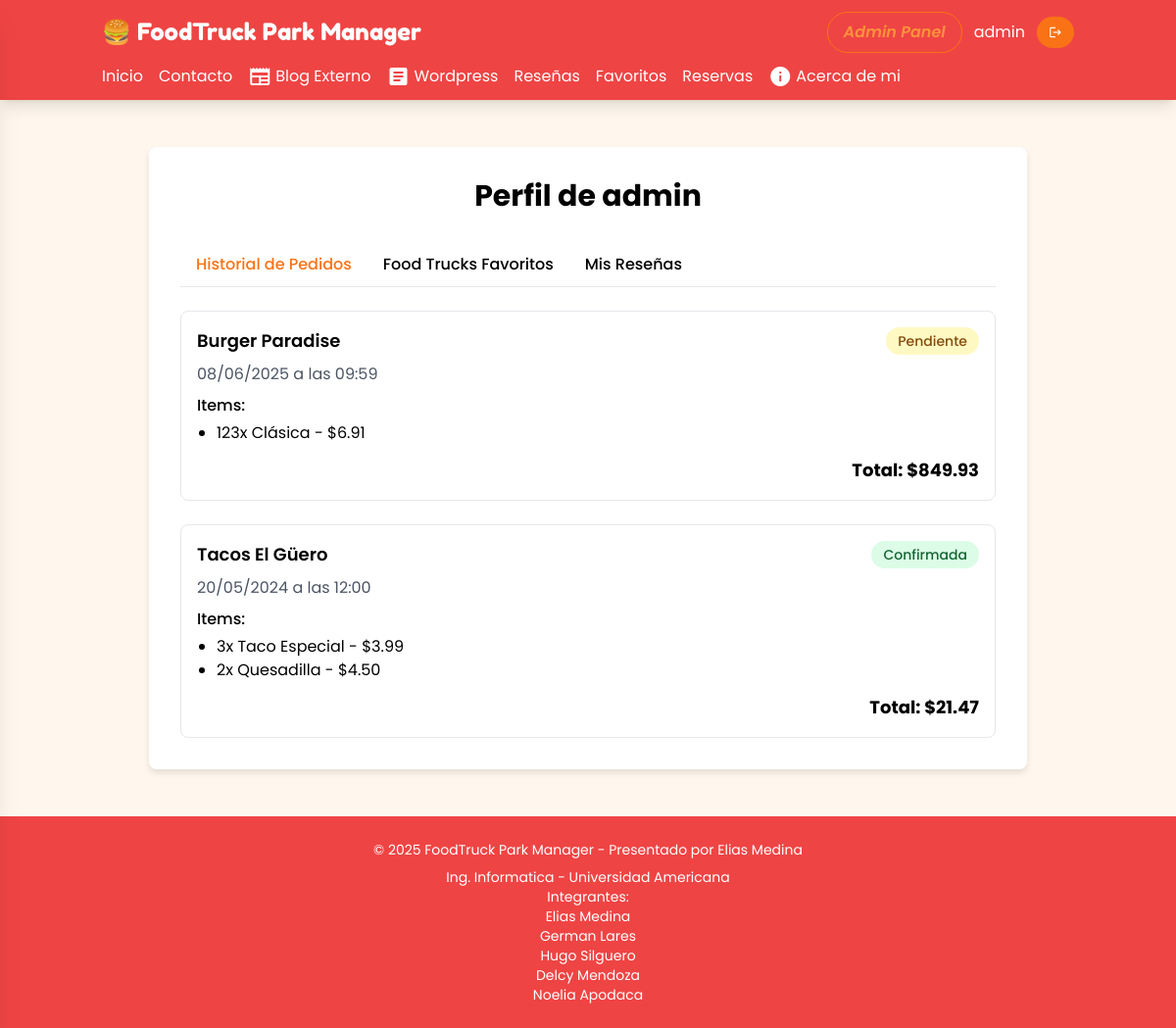
Page /public/perfil.php (signed in) on the committed database.
### tables this page shows
CREATE TABLE `reservas` (
  `id` int(11) NOT NULL,
  `usuario_id` int(11) NOT NULL,
  `foodtruck_id` int(11) NOT NULL,
  `fecha` date NOT NULL,
  `hora` time NOT NULL,
  `total` decimal(10,2) NOT NULL,
  `estado` enum('pendiente','confirmada','cancelada') DEFAULT 'pendiente',
  `fecha_creacion` timestamp NOT NULL DEFAULT current_timestamp()
);

CREATE TABLE `reserva_items` (
  `id` int(11) NOT NULL,
  `reserva_id` int(11) NOT NULL,
  `menu_id` int(11) NOT NULL,
  `cantidad` int(11) NOT NULL,
  `precio_unitario` decimal(10,2) NOT NULL
);

CREATE TABLE `menus` (
  `id` int(11) NOT NULL,
  `foodtruck_id` int(11) NOT NULL,
  `nombre` varchar(100) NOT NULL,
  `descripcion` text DEFAULT NULL,
  `precio` decimal(10,2) NOT NULL,
  `imagen` varchar(255) DEFAULT NULL
);

### src/DAO/ReservaDAO.php (called while the page is built, shortened)
<?php
class ReservaDAO
{
    private $db;
    public function __construct(Database $db)
    {
        $this->db = $db;
    }
    public function getReservasByUsuarioId($usuario_id, $showAll = false)
    {
        $conn = $this->db->getConnection();
        $usuario_id = mysqli_real_escape_string($conn, $usuario_id);
        if ($showAll) {
            $sql = "SELECT r.*, u.nombre AS usuario_nombre
                FROM reservas r
                JOIN usuarios u ON r.usuario_id = u.id
                ORDER BY r.fecha_creacion DESC";
        } else {
            $sql = "SELECT r.*, u.nombre AS usuario_nombre
                FROM reservas r
                JOIN usuarios u ON r.usuario_id = u.id
                WHERE r.usuario_id = '$usuario_id'
                ORDER BY r.fecha_creacion DESC";
        }
        $result = mysqli_query($conn, $sql);
        $reservas = [];
        while ($row = mysqli_fetch_assoc($result)) {
            $reservas[] = $row;
        }
        return $reservas;
    }
    public function getItemsByReservaId($reserva_id)
    {
        $conn = $this->db->getConnection();
        $reserva_id = mysqli_real_escape_string($conn, $reserva_id);
        $sql = "SELECT ri.*, m.nombre AS menu_nombre FROM reserva_items ri
                JOIN menus m ON ri.menu_id = m.id
                WHERE ri.reserva_id = '$reserva_id'";
        $result = mysqli_query($conn, $sql);
        $items = [];
        while ($row = mysqli_fetch_assoc($result)) {
            $items[] = $row;
        }
        return $items;
    }
}
?>

### src/DAO/FoodTruckDAO.php (called while the page is built, shortened)
<?php
class FoodTruckDAO {
    private $db;
    public function __construct(Database $db) {
        $this->db = $db;
    }
    public function getFoodTruckById($id) {
        $conn = $this->db->getConnection();
        $id = mysqli_real_escape_string($conn, $id);
        $sql = "SELECT * FROM foodtrucks WHERE id = '$id' LIMIT 1";
        $result = mysqli_query($conn, $sql);
        $foodTruck = mysqli_fetch_assoc($result);
        $sqlMenu = "SELECT * FROM menus WHERE foodtruck_id = '$id' ORDER BY nombre ASC";
        $resultMenu = mysqli_query($conn, $sqlMenu);
        $menu = [];
        if ($resultMenu) {
            while ($row = mysqli_fetch_assoc($resultMenu)) {
                $menu[] = $row;
            }
        }
        $foodTruck['menu'] = $menu;
        return $foodTruck;
    }
}
?>

### src/DAO/ReviewDAO.php (called while the page is built, shortened)
<?php
class ReviewDAO
{
    private $db;
    public function __construct(Database $db)
    {
        $this->db = $db;
    }
    public function getReviewsByUserId($usuario_id)
    {
        $conn = $this->db->getConnection();
        $stmt = $conn->prepare("SELECT * FROM reviews WHERE usuario_id = ?");
        $stmt->bind_param("i", $usuario_id);
        if (!$stmt->execute()) {
            error_log("Error execute getReviewsByUserId: " . $stmt->error);
            return null;
        }
        $result = $stmt->get_result();
        $reviews = [];
        while ($row = $result->fetch_assoc()) {
            $reviews[] = $row;
        }
        return $reviews;
    }
}
?>

### public/perfil.php (the view, shortened to what this page needs)
<?php
require_once __DIR__ . '/../src/dao/ReservaDAO.php';
require_once __DIR__ . '/../src/dao/ReviewDAO.php';
require_once __DIR__ . '/../src/dao/FoodTruckDAO.php';
$db = new Database();
$reservaDAO = new ReservaDAO($db);
$reviewDAO = new ReviewDAO($db);
$foodTruckDAO = new FoodTruckDAO($db);
$userId = $_SESSION['user_id'] ?? null;
$username = $_SESSION['username'] ?? null;
$reservas = $reservaDAO->getReservasByUsuarioId($userId);
$reseñas = $reviewDAO->getReviewsByUserId($userId);
$profileData = [
    'historial' => [],
    'reseñas' => []
];
foreach ($reservas as $reserva) {
    $items = $reservaDAO->getItemsByReservaId($reserva['id']);
    $foodTruck = $foodTruckDAO->getFoodTruckById($reserva['foodtruck_id']);
    $profileData['historial'][] = [
        'id' => $reserva['id'],
        'fecha' => date('d/m/Y', strtotime($reserva['fecha'])),
        'hora' => date('H:i', strtotime($reserva['hora'])),
        'total' => number_format($reserva['total'], 2),
        'estado' => $reserva['estado'],
        'foodtruck' => $foodTruck['nombre'] ?? 'Desconocido',
        'items' => $items
    ];
}
foreach ($reseñas as $reseña) {
    $foodTruck = $foodTruckDAO->getFoodTruckById($reseña['foodtruck_id']);
    $profileData['reseñas'][] = [
        'id' => $reseña['id'],
        'rating' => $reseña['rating'],
        'comentario' => $reseña['comentario'],
        'fecha' => date('d/m/Y', strtotime($reseña['fecha'])),
        'foodtruck' => $foodTruck['nombre'] ?? 'Desconocido'
    ];
}
include __DIR__ . '/../templates/header.php';
$activeTab = $_GET['tab'] ?? 'historial';
?>
<main class="container mx-auto px-6 py-12">
    <section class="max-w-4xl mx-auto bg-white rounded-lg custom-shadow p-8">
        <h1 class="text-3xl font-bold mb-8 text-center">
            Perfil de <?= htmlspecialchars($username) ?>
        </h1>
        <div class="tabs flex border-b mb-6">
            <a href="?tab=historial"
               class="tab py-2 px-4 font-medium border-b-2 border-transparent hover:text-secondary transition-colors duration-200 <?= $activeTab === 'historial' ? 'active border-secondary text-secondary' : '' ?>">
                Historial de Pedidos
            </a>
            <a href="?tab=favoritos"
               class="tab py-2 px-4 font-medium border-b-2 border-transparent hover:text-secondary transition-colors duration-200 <?= $activeTab === 'favoritos' ? 'active border-secondary text-secondary' : '' ?>">
                Food Trucks Favoritos
            </a>
            <a href="?tab=reseñas"
               class="tab py-2 px-4 font-medium border-b-2 border-transparent hover:text-secondary transition-colors duration-200 <?= $activeTab === 'reseñas' ? 'active border-secondary text-secondary' : '' ?>">
                Mis Reseñas
            </a>
        </div>
        <?php if ($activeTab === 'historial'): ?>
            <div class="tab-content active" id="historial">
                <?php if (!empty($profileData['historial'])): ?>
                    <div class="space-y-6">
                        <?php foreach ($profileData['historial'] as $reserva): ?>
                            <div class="border rounded-lg p-4 hover:shadow-md transition-shadow">
                                <div class="flex justify-between items-center mb-2">
                                    <h3 class="text-lg font-semibold"><?= htmlspecialchars($reserva['foodtruck']) ?></h3>
                                    <span class="px-3 py-1 rounded-full text-sm font-medium
                                        <?= $reserva['estado'] === 'pendiente' ? 'bg-yellow-100 text-yellow-800' : '' ?>
                                        <?= $reserva['estado'] === 'confirmada' ? 'bg-green-100 text-green-800' : '' ?>
                                        <?= $reserva['estado'] === 'cancelada' ? 'bg-red-100 text-red-800' : '' ?>">
                                        <?= ucfirst($reserva['estado']) ?>
                                    </span>
                                </div>
                                <p class="text-gray-600 mb-2">
                                    <?= $reserva['fecha'] ?> a las <?= $reserva['hora'] ?>
                                </p>
                                <div class="mb-3">
                                    <h4 class="font-medium mb-1">Items:</h4>
                                    <ul class="list-disc pl-5">
                                        <?php foreach ($reserva['items'] as $item): ?>
                                            <li>
                                                <?= $item['cantidad'] ?>x <?= htmlspecialchars($item['menu_nombre'] ?? 'Producto') ?> -
                                                $<?= number_format($item['precio_unitario'], 2) ?>
                                            </li>
                                        <?php endforeach; ?>
                                    </ul>
                                </div>
                                <p class="text-right font-bold text-lg">
                                    Total: $<?= $reserva['total'] ?>
                                </p>
                            </div>
                        <?php endforeach; ?>
                    </div>
                <?php else: ?>
                    <p class="text-center py-8 text-gray-500">No tienes pedidos registrados</p>
                <?php endif; ?>
            </div>
        <?php endif; ?>
    </section>
</main>
<?php include __DIR__ . '/../templates/footer.php'; ?>

### public/assets/css/styles.css (style rules this page uses)
:root { --primary: #DC2626; --secondary: #FB923C; --accent: #22C55E; --background: #FFFAF0; --textPrimary: #111827; --textSecondary: #374151; }
* { transition: all 0.5s ease-in-out; }
.custom-shadow { box-shadow: 0 4px 6px -1px rgba(0, 0, 0, 0.1), 0 2px 4px -1px rgba(0, 0, 0, 0.06); }
.tab-content { animation: fadeIn 0.5s ease-out; }
.custom-shadow { box-shadow: 0 4px 6px rgba(0, 0, 0, 0.1); }

### rows in the picture
reservas: foodtruck "Burger Paradise", estado "Pendiente", fecha "08/06/2025", hora "09:59", total "849.93"
reserva_items: cantidad "123", menu.nombre "Clásica", precio_unitario "6.91"
reservas: foodtruck "Tacos El Güero", estado "Confirmada", fecha "20/05/2024", hora "12:00", total "21.47"
reserva_items: cantidad "3", menu.nombre "Taco Especial", precio_unitario "3.99"
reserva_items: cantidad "2", menu.nombre "Quesadilla", precio_unitario "4.50"

### other values in the picture
$_SESSION['username'] "admin"
$username "admin"
PRESENTADO_POR "Elias Medina"
